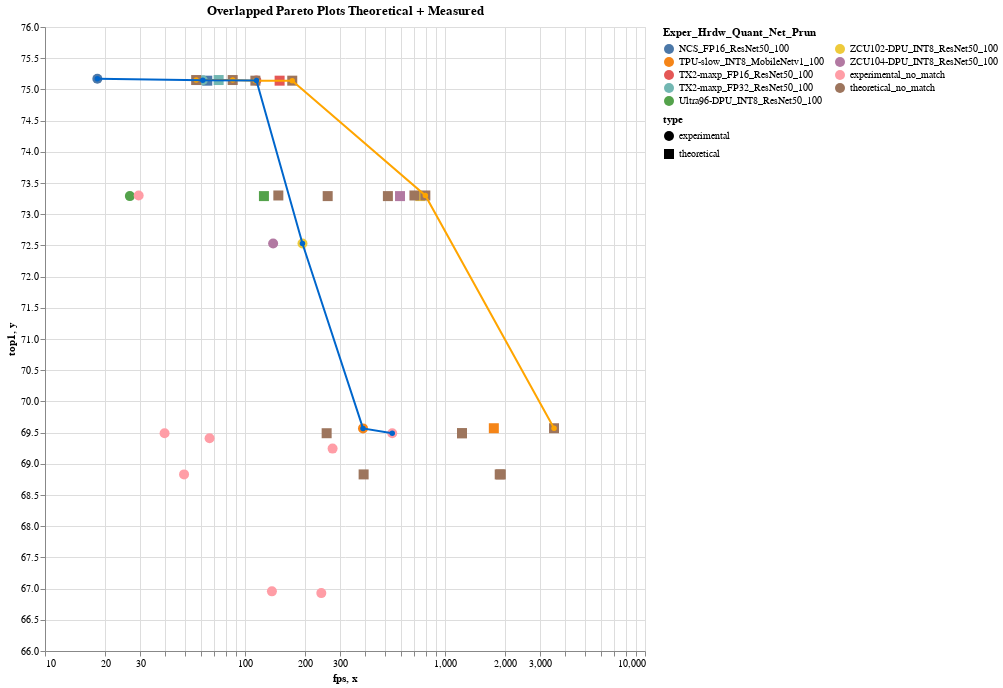

This figure's notebook cell:
### Code cell
#hide_input
#hide_input
chart1 = get_point_chart_simple(df= df_pareto, color_groupcol= 'color', shape_groupcol= 'type', xcol= 'fps', ycol= 'top1', legend_title_groupcol="Exper_Hrdw_Quant_Net_Prun" )

#df_charts = df_charts.append(pd.DataFrame([[chart2],[chart1]], columns=['charts']))
chart = df_charts.charts.sum(numeric_only = False)
alt.layer(
    chart1,
    chart
).resolve_scale(color='independent',shape='independent').properties(title='Overlapped Pareto Plots Theoretical + Measured')

### Figure 1 — Vega-Lite specification as saved in the notebook (floating-point values rounded to 4 significant figures)
{"config": {"view": {"continuousWidth": 400, "continuousHeight": 300}}, "layer": [{"data": {"name": "data-39f6fbeb57586b182615823194d2cf1a"}, "mark": {"type": "point", "filled": true, "opacity": 1, "size": 100}, "encoding": {"color": {"type": "nominal", "field": "color", "legend": {"columns": 2, "title": "Exper_Hrdw_Quant_Net_Prun"}}, "shape": {"type": "nominal", "field": "type"}, "tooltip": [{"type": "nominal", "field": "hardw_quant_net_prun"}, {"type": "nominal", "field": "color"}, {"type": "nominal", "field": "type"}, {"type": "quantitative", "field": "fps"}, {"type": "nominal", "field": "top1"}], "x": {"type": "quantitative", "field": "fps", "scale": {"type": "log"}}, "y": {"type": "quantitative", "field": "top1", "scale": {"zero": false}}}, "height": 624.0, "selection": {"selector008": {"type": "interval", "bind": "scales", "encodings": ["x", "y"]}}, "title": "  ", "width": 600}, {"layer": [{"data": {"name": "data-51fb11200defad865cc5bc0c41393302"}, "mark": {"type": "line", "point": true}, "encoding": {"color": {"value": "#FFA500"}, "tooltip": [{"type": "nominal", "field": "group"}, {"type": "quantitative", "field": "x"}, {"type": "nominal", "field": "y"}], "x": {"type": "quantitative", "field": "x"}, "y": {"type": "quantitative", "field": "y", "scale": {"zero": false}}}, "selection": {"selector003": {"type": "interval", "bind": "scales", "encodings": ["x", "y"]}}}, {"data": {"name": "data-feb53ac0ec3bcd1e68a63cca1faab0e4"}, "mark": {"type": "line", "point": true}, "encoding": {"color": {"value": "#0066CC"}, "tooltip": [{"type": "nominal", "field": "group"}, {"type": "quantitative", "field": "x"}, {"type": "quantitative", "field": "y"}], "x": {"type": "quantitative", "field": "x"}, "y": {"type": "quantitative", "field": "y", "scale": {"zero": false}}}, "selection": {"selector004": {"type": "interval", "bind": "scales", "encodings": ["x", "y"]}}}]}], "resolve": {"scale": {"color": "independent", "shape": "independent"}}, "title": "Overlapped Pareto Plots Theoretical + Measured", "$schema": "https://vega.github.io/schema/vega-lite/v4.0.2.json", "datasets": {"data-39f6fbeb57586b182615823194d2cf1a": [{"hardw_quant_net_prun": "NCS_FP16_ResNet50_100", "hardw": "NCS", "network": "ResNet50", "fps": 18.27, "top1": 75.17, "type": "experimental", "size": 120, "pairs": true, "color": "NCS_FP16_ResNet50_100"}, {"hardw_quant_net_prun": "NCS_FP16_ResNet50_100", "hardw": "NCS", "network": "ResNet50", "fps": 64.77, "top1": "75.14", "type": "theoretical", "size": 20, "pairs": true, "color": "NCS_FP16_ResNet50_100"}, {"hardw_quant_net_prun": "TPU-fast_INT8_MobileNetv1_100", "hardw": "TPU-fast", "network": "MobileNetv1", "fps": 3509.0, "top1": "69.57", "type": "theoretical", "size": 20, "pairs": false, "color": "theoretical_no_match"}, {"hardw_quant_net_prun": "TPU-fast_INT8_ResNet50_100", "hardw": "TPU-fast", "network": "ResNet50", "fps": 518.1, "top1": "73.29", "type": "theoretical", "size": 20, "pairs": false, "color": "theoretical_no_match"}, {"hardw_quant_net_prun": "TPU-slow_INT8_GoogLeNetv1_100", "hardw": "TPU-slow", "network": "GNv1", "fps": 274.1, "top1": 69.24, "type": "experimental", "size": 120, "pairs": false, "color": "experimental_no_match"}, {"hardw_quant_net_prun": "TPU-slow_INT8_MobileNetv1_100", "hardw": "TPU-slow", "network": "MobileNetv1", "fps": 1754.0, "top1": "69.57", "type": "theoretical", "size": 20, "pairs": true, "color": "TPU-slow_INT8_MobileNetv1_100"}, {"hardw_quant_net_prun": "TPU-slow_INT8_MobileNetv1_100", "hardw": "TPU-slow", "network": "MobileNetv1", "fps": 389.0, "top1": 69.57, "type": "experimental", "size": 120, "pairs": true, "color": "TPU-slow_INT8_MobileNetv1_100"}, {"hardw_quant_net_prun": "TPU-slow_INT8_ResNet50_100", "hardw": "TPU-slow", "network": "ResNet50", "fps": 259.1, "top1": "73.29", "type": "theoretical", "size": 20, "pairs": false, "color": "theoretical_no_match"}, {"hardw_quant_net_prun": "TX2-maxn_FP16_ResNet50_100", "hardw": "TX2-maxn", "network": "ResNet50", "fps": 172.3, "top1": "75.14", "type": "theoretical", "size": 20, "pairs": false, "color": "theoretical_no_match"}, {"hardw_quant_net_prun": "TX2-maxn_FP32_ResNet50_100", "hardw": "TX2-maxn", "network": "ResNet50", "fps": 86.79, "top1": "75.15", "type": "theoretical", "size": 20, "pairs": false, "color": "theoretical_no_match"}, {"hardw_quant_net_prun": "TX2-maxp_FP16_GoogLeNetv1_100", "hardw": "TX2-maxp", "network": "GNv1", "fps": 240.7, "top1": 66.93, "type": "experimental", "size": 120, "pairs": false, "color": "experimental_no_match"}, {"hardw_quant_net_prun": "TX2-maxp_FP16_ResNet50_100", "hardw": "TX2-maxp", "network": "ResNet50", "fps": 114.0, "top1": 75.14, "type": "experimental", "size": 120, "pairs": true, "color": "TX2-maxp_FP16_ResNet50_100"}, {"hardw_quant_net_prun": "TX2-maxp_FP16_ResNet50_100", "hardw": "TX2-maxp", "network": "ResNet50", "fps": 149.0, "top1": "75.14", "type": "theoretical", "size": 20, "pairs": true, "color": "TX2-maxp_FP16_ResNet50_100"}, {"hardw_quant_net_prun": "TX2-maxp_FP32_GoogLeNetv1_100", "hardw": "TX2-maxp", "network": "GNv1", "fps": 136.3, "top1": 66.96, "type": "experimental", "size": 120, "pairs": false, "color": "experimental_no_match"}, {"hardw_quant_net_prun": "TX2-maxp_FP32_ResNet50_100", "hardw": "TX2-maxp", "network": "ResNet50", "fps": 61.51, "top1": 75.15, "type": "experimental", "size": 120, "pairs": true, "color": "TX2-maxp_FP32_ResNet50_100"}, {"hardw_quant_net_prun": "TX2-maxp_FP32_ResNet50_100", "hardw": "TX2-maxp", "network": "ResNet50", "fps": 73.83, "top1": "75.15", "type": "theoretical", "size": 20, "pairs": true, "color": "TX2-maxp_FP32_ResNet50_100"}, {"hardw_quant_net_prun": "TX2-maxq_FP16_ResNet50_100", "hardw": "TX2-maxq", "network": "ResNet50", "fps": 112.7, "top1": "75.14", "type": "theoretical", "size": 20, "pairs": false, "color": "theoretical_no_match"}, {"hardw_quant_net_prun": "TX2-maxq_FP32_ResNet50_100", "hardw": "TX2-maxq", "network": "ResNet50", "fps": 56.99, "top1": "75.15", "type": "theoretical", "size": 20, "pairs": false, "color": "theoretical_no_match"}, {"hardw_quant_net_prun": "Ultra96-DPU_INT8_GoogLeNetv1_100", "hardw": "Ultra96-DPU", "network": "GNv1", "fps": 66.51, "top1": 69.41, "type": "experimental", "size": 120, "pairs": false, "color": "experimental_no_match"}, {"hardw_quant_net_prun": "Ultra96-DPU_INT8_ResNet50_100", "hardw": "Ultra96-DPU", "network": "ResNet50", "fps": 124.4, "top1": "73.29", "type": "theoretical", "size": 20, "pairs": true, "color": "Ultra96-DPU_INT8_ResNet50_100"}, {"hardw_quant_net_prun": "Ultra96-DPU_INT8_ResNet50_100", "hardw": "Ultra96-DPU", "network": "ResNet50", "fps": 26.56, "top1": 73.29, "type": "experimental", "size": 120, "pairs": true, "color": "Ultra96-DPU_INT8_ResNet50_100"}, {"hardw_quant_net_prun": "Ultra96-DPU_INT8_ResNet50_30", "hardw": "Ultra96-DPU", "network": "ResNet50", "fps": 391.8, "top1": "68.83", "type": "theoretical", "size": 20, "pairs": false, "color": "theoretical_no_match"}, {"hardw_quant_net_prun": "Ultra96-DPU_INT8_ResNet50_30.0", "hardw": "Ultra96-DPU", "network": "ResNet50", "fps": 49.58, "top1": 68.83, "type": "experimental", "size": 120, "pairs": false, "color": "experimental_no_match"}, {"hardw_quant_net_prun": "Ultra96-DPU_INT8_ResNet50_50", "hardw": "Ultra96-DPU", "network": "ResNet50", "fps": 256.0, "top1": "69.49", "type": "theoretical", "size": 20, "pairs": false, "color": "theoretical_no_match"}, {"hardw_quant_net_prun": "Ultra96-DPU_INT8_ResNet50_50.0", "hardw": "Ultra96-DPU", "network": "ResNet50", "fps": 39.62, "top1": 69.49, "type": "experimental", "size": 120, "pairs": false, "color": "experimental_no_match"}, {"hardw_quant_net_prun": "Ultra96-DPU_INT8_ResNet50_80", "hardw": "Ultra96-DPU", "network": "ResNet50", "fps": 146.8, "top1": "73.30", "type": "theoretical", "size": 20, "pairs": false, "color": "theoretical_no_match"}, {"hardw_quant_net_prun": "Ultra96-DPU_INT8_ResNet50_80.0", "hardw": "Ultra96-DPU", "network": "ResNet50", "fps": 29.4, "top1": 73.3, "type": "experimental", "size": 120, "pairs": false, "color": "experimental_no_match"}, {"hardw_quant_net_prun": "ZCU102-DPU_INT8_GoogLeNetv1_100", "hardw": "ZCU102-DPU", "network": "GNv1", "fps": 544.7, "top1": 69.49, "type": "experimental", "size": 120, "pairs": false, "color": "experimental_no_match"}, {"hardw_quant_net_prun": "ZCU102-DPU_INT8_ResNet50_100", "hardw": "ZCU102-DPU", "network": "ResNet50", "fps": 752.9, "top1": "73.29", "type": "theoretical", "size": 20, "pairs": true, "color": "ZCU102-DPU_INT8_ResNet50_100"}, {"hardw_quant_net_prun": "ZCU102-DPU_INT8_ResNet50_100", "hardw": "ZCU102-DPU", "network": "ResNet50", "fps": 193.8, "top1": 72.53, "type": "experimental", "size": 120, "pairs": true, "color": "ZCU102-DPU_INT8_ResNet50_100"}, {"hardw_quant_net_prun": "ZCU102-DPU_INT8_ResNet50_30", "hardw": "ZCU102-DPU", "network": "ResNet50", "fps": 1901.0, "top1": "68.83", "type": "theoretical", "size": 20, "pairs": false, "color": "theoretical_no_match"}, {"hardw_quant_net_prun": "ZCU102-DPU_INT8_ResNet50_50", "hardw": "ZCU102-DPU", "network": "ResNet50", "fps": 1216.0, "top1": "69.49", "type": "theoretical", "size": 20, "pairs": false, "color": "theoretical_no_match"}, {"hardw_quant_net_prun": "ZCU102-DPU_INT8_ResNet50_80", "hardw": "ZCU102-DPU", "network": "ResNet50", "fps": 797.5, "top1": "73.30", "type": "theoretical", "size": 20, "pairs": false, "color": "theoretical_no_match"}, {"hardw_quant_net_prun": "ZCU104-DPU_INT8_ResNet50_100", "hardw": "ZCU104-DPU", "network": "ResNet50", "fps": 138.3, "top1": 72.53, "type": "experimental", "size": 120, "pairs": true, "color": "ZCU104-DPU_INT8_ResNet50_100"}, {"hardw_quant_net_prun": "ZCU104-DPU_INT8_ResNet50_100", "hardw": "ZCU104-DPU", "network": "ResNet50", "fps": 595.9, "top1": "73.29", "type": "theoretical", "size": 20, "pairs": true, "color": "ZCU104-DPU_INT8_ResNet50_100"}, {"hardw_quant_net_prun": "ZCU104-DPU_INT8_ResNet50_30", "hardw": "ZCU104-DPU", "network": "ResNet50", "fps": 1878.0, "top1": "68.83", "type": "theoretical", "size": 20, "pairs": false, "color": "theoretical_no_match"}, {"hardw_quant_net_prun": "ZCU104-DPU_INT8_ResNet50_50", "hardw": "ZCU104-DPU", "network": "ResNet50", "fps": 1216.0, "top1": "69.49", "type": "theoretical", "size": 20, "pairs": false, "color": "theoretical_no_match"}, {"hardw_quant_net_prun": "ZCU104-DPU_INT8_ResNet50_80", "hardw": "ZCU104-DPU", "network": "ResNet50", "fps": 703.4, "top1": "73.30", "type": "theoretical", "size": 20, "pairs": false, "color": "theoretical_no_match"}], "data-51fb11200defad865cc5bc0c41393302": [{"x": 56.99, "y": "75.15", "group": "TX2-maxq_FP32_ResNet50_100"}, {"x": 86.79, "y": "75.15", "group": "TX2-maxn_FP32_ResNet50_100"}, {"x": 112.7, "y": "75.14", "group": "TX2-maxq_FP16_ResNet50_100"}, {"x": 172.3, "y": "75.14", "group": "TX2-maxn_FP16_ResNet50_100"}, {"x": 797.5, "y": "73.30", "group": "ZCU102-DPU_INT8_ResNet50_80"}, {"x": 3509.0, "y": "69.57", "group": "TPU-fast_INT8_MobileNetv1_100"}], "data-feb53ac0ec3bcd1e68a63cca1faab0e4": [{"x": 18.27, "y": 75.17, "group": "NCS_FP16_ResNet50_100"}, {"x": 61.51, "y": 75.15, "group": "TX2-maxp_FP32_ResNet50_100"}, {"x": 114.0, "y": 75.14, "group": "TX2-maxp_FP16_ResNet50_100"}, {"x": 193.8, "y": 72.53, "group": "ZCU102-DPU_INT8_ResNet50_100"}, {"x": 389.0, "y": 69.57, "group": "TPU-slow_INT8_MobileNetv1_100"}, {"x": 544.7, "y": 69.49, "group": "ZCU102-DPU_INT8_GoogLeNetv1_100"}]}}
